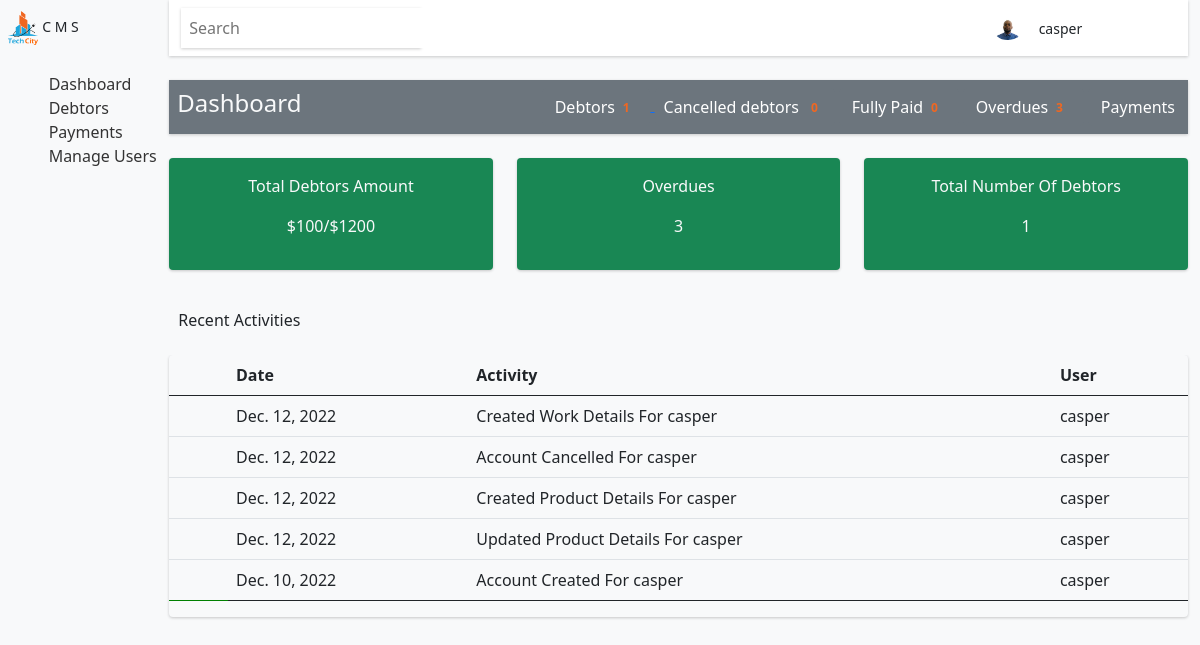
The app's page /adminDashboard/ (signed in) with its own data.
### base/models.py (models this page shows)
class User(AbstractUser):
    position = models.CharField(max_length=50)
    image = models.ImageField(upload_to='profile', blank = True, default = 'profile/avatar.svg')
    USERNAME_FIELD = 'username'
    REQUIRED_FIELDS = []
    def __str__(self):
        return self.username

### notis/models.py (models this page shows, shortened)
class Notifications(models.Model):
    user = models.ForeignKey("base.User", on_delete=models.CASCADE)
    partial_id = models.CharField(max_length=50)
    title = models.CharField(max_length=50)
    content = models.CharField(max_length=255)
    is_read = models.CharField(max_length=50, blank=True, default = 'no')
    created = models.DateField(auto_now_add=True)
    class Meta:
        ordering = ['-created']

### base/views.py (the view)
# urls.py: path('adminDashboard/', views.adminDashboard, name='adminDashboard'),
@login_required(login_url = 'login')
def adminDashboard(request):
    q = request.GET.get('q') if request.GET.get('q') != None else ''
    notis = Notifications.objects.filter(Q(created__icontains = q))
    canclledCount = Debtor.objects.filter(status = 'cancelled').count()
    debtors = Debtor.objects.all()
    fully_paid = Debtor.objects.filter(is_fully_paid = 'yes').count()
    total_sp = Debtor.objects.aggregate(Sum('product__product_amount'))
    total_dp = Debtor.objects.aggregate(Sum('product__deposit'))
    overdues_count = Debtor()
    overdues = Debtor()
    total_amount = Debtor()
    all_total_amounts = 0
    totals = 0
    for debtor_amounts in total_amount.total:
        for amounts in debtor_amounts.values():
            try:
                all_total_amounts = amounts + all_total_amounts
            except:
                pass
    try:
        totals = all_total_amounts + total_dp['product__deposit__sum']
    except:
        pass
    context = {
        'total':totals ,
        'activities': notis,
        'debtors': debtors.count(),
        'cancelledCount':canclledCount,
        'total_sp': total_sp['product__product_amount__sum'],
        'fully_paid': fully_paid,
        'overdues_count': overdues_count.due_in_thirty.count() + overdues_count.due_in_sixty.count() + overdues_count.due_in_ninety.count()
    }
    return render(request, 'dashboard.html', context)

### base/models.py (called while the page is built)
    @property
    def due_in_thirty(self):
        debtor_due = Debtor.objects.filter(first_payment_date__lte = date.today()) & Debtor.objects.filter(product__first_payment__lte = 0)
        return debtor_due

    @property
    def due_in_sixty(self):
        debtor_due = Debtor.objects.filter(second_payment_date__lte = date.today()) & Debtor.objects.filter(product__second_payment__lte = 0)
        return debtor_due

    @property
    def due_in_ninety(self):
        debtor_due = Debtor.objects.filter(final_payment_date__lte = date.today())& Debtor.objects.filter(product__final_payment__lte = 0)
        return debtor_due

    @property
    def total(self):
        debtor_thirty_amounts = Debtor.objects.aggregate(Sum('product__first_payment'))
        debtor_sixty_amounts = Debtor.objects.aggregate(Sum('product__second_payment'))
        debtor_final_amounts = Debtor.objects.aggregate(Sum('product__final_payment'))
        return debtor_thirty_amounts, debtor_sixty_amounts, debtor_final_amounts

### Templates/dashboard.html (shortened to what this page needs)
{% extends 'base/base.html' %}
{% load static %}
{% block content %}
    <div class="dash">
        {% include 'base/aside.html' %}
        <div class="center-panel">
            {% include 'base/header.html' %}
            <section class="main-app-area mt-4">
                <div class="container">
                    <div class="head d-flex justify-content-between align-items-center mb-4 bg-secondary text-light py-2">
                        <h4 class="px-2">Dashboard</h4>
                        <div class="button">
                            <a href="{% url 'debtors' %}">
                                <div class="btn btn btn-secondary">Debtors<span class="badge" style="color:#f06721;">{{debtors}}</span></div>
                            </a>
                            {% if request.user.position == 'admin' %}
                                <a href="{% url 'cancelledDebtorList' %}" class="btn btn-secondary px-2">
                                    Cancelled debtors
                                    <span class="badge" style="color: #f06721;">{{cancelledCount}}</span>
                                </a>
                            {% endif %}
                            <a href="{% url 'fullyPaidDebtors' %}"class="btn btn btn-secondary">Fully Paid<span class="badge" style="color:#f06721;">{{fully_paid}}</span></a>
                            <a href="{% url 'overdues' %}"class="btn btn btn-secondary">Overdues<span class="badge" style="color:#f06721;">{{overdues_count}}</span></a>
                            <a href="{% url 'payment' %}"class="btn btn btn-secondary">Payments</a>
                        </div>
                    </div>
                    <div class="cards mt-3">
                        <div class="row">
                            <div class="col">
                                <div class="card text-light bg-success">
                                    <div class="card-body d-flex flex-column align-items-center justify-content-center">
                                        <p class="card-text">
                                            Total Debtors Amount
                                        </p>
                                        <p>${{total}}/${{total_sp}}</p>
                                    </div>
                                </div>
                            </div>
                            <div class="col">
                                <div class="card text-light bg-success">
                                    <div class="card-body d-flex flex-column align-items-center justify-content-center">
                                        <p class="card-text">
                                            Overdues
                                        </p>
                                        <p>{{overdues_count}}</p>
                                    </div>
                                </div>
                            </div>
                            <div class="col">
                                <div class="card text-light bg-success">
                                    <div class="card-body d-flex flex-column align-items-center justify-content-center">
                                        <p class="card-text">
                                            Total Number Of Debtors
                                        </p>
                                        <p>{{debtors}}</p>
                                    </div>
                                </div>
                            </div>
                        </div>
                    </div>
                </div>
            </section>
            <section class="recent-activities mt-4">
                <div class="container">
                    <div class="heading d-flex justify-content-between">
                        <h6 class="py-3 px-2">Recent Activities</h6>
                    </div>
                    <div class="row" style="height:40vh;overflow:auto;">
                        <div class="col col-mid-8">
                            <div class="card bg-light">
                                <table class="table-responsive table">
                                    <thead>
                                        <th></th>
                                        <th>Date</th>
                                        <th>Activity</th>
                                        <th>User</th>
                                    </thead>
                                    <tbody>
                                        {% for activity in activities %}
                                        <tr>
                                            <td style="color:green;" ><i class="bi bi-box-arrow-in-up"></i></td>
                                            <td>{{activity.created}}</td>
                                            <td>{{activity.content}} For {{activity.title}} </td>
                                            <td>{{activity.user}}</td>
                                        </tr>
                                        {% endfor %}
                                    </tbody>
                            </div>
                        </div>
                    </div>
                </div>
            </section>
        </div>
    </div>
{% endblock content %}

### Templates/base/header.html (shortened to what this page needs)
{% load static %}
<header class="container d-none d-lg-block d-xl-block">
    <nav class="navbar">
        <div class="container">
            <div class="search d-flex align-items-center">
                <form action="" method="get" class="d-flex">
                    <input type="search" value="" name="q" placeholder="Search" class="py-2 px-2">
                    <button style="background:#fff !important ;" class="btn  btn-sm" type="submit">
                        <i class="bi bi-search text-dark"></i>
                    </button>
                </form>
            </div>
            <div class=" user-notifications px-4 d-flex align-items-center">
                <img src="{{user.image.url}}" alt="image" width="30px">
                <small class="px-3">{{user.username}}</small>
                <small><i class="bi bi-bell" onclick="notficationsShow();"></i></small>
                <small><i class="bi bi-gear px-3" onclick="settingsShow();"></i></small>
            </div>
        </div>
    </nav>
</header>

### static/css/main.css (style rules this page uses)
.dash .center-panel { width:199%; }
.navbar { box-shadow: 0 1px 3px rgba(0, 0, 0, 0.2); background: #fff !important; }
.navbar i { cursor: pointer; }
.search { box-shadow: 0 1px 3px rgba(0, 0, 0, 0.2); width: 240px; }
.search input { border: none; }
.dash { display:flex; flex-direction: row; }

### Templates/base/base.html (style rules this page uses)
body { background:#f8f9fa; }

### Templates/dashboard.html (style rules this page uses)
.card, .head { border: none; box-shadow: 0 1px 3px rgba(0, 0, 0, 0.2) ; }
.recent-activities { height: 30vh; }
.cards .col { width:33.3%; height: 33.3%; }

### Templates/base/aside.html (style rules this page uses)
.user-notifications img { border-radius: 50%; }
.heading { border: 1px solid #f8f9fa ; }

### records on screen
User: image (picture), username "casper"
Notifications: created "Dec. 12, 2022", content "Created Work Details", title "casper", user "casper"
Notifications: created "Dec. 12, 2022", content "Account Cancelled", title "casper", user "casper"
Notifications: created "Dec. 12, 2022", content "Created Product Details", title "casper", user "casper"
Notifications: created "Dec. 12, 2022", content "Updated Product Details", title "casper", user "casper"
Notifications: created "Dec. 10, 2022", content "Account Created", title "casper", user "casper"

### other values on screen
{{ debtors }} "1"
{{ cancelledCount }} "0"
{{ fully_paid }} "0"
{{ overdues_count }} "3"
{{ total }} "100"
{{ total_sp }} "1200"
